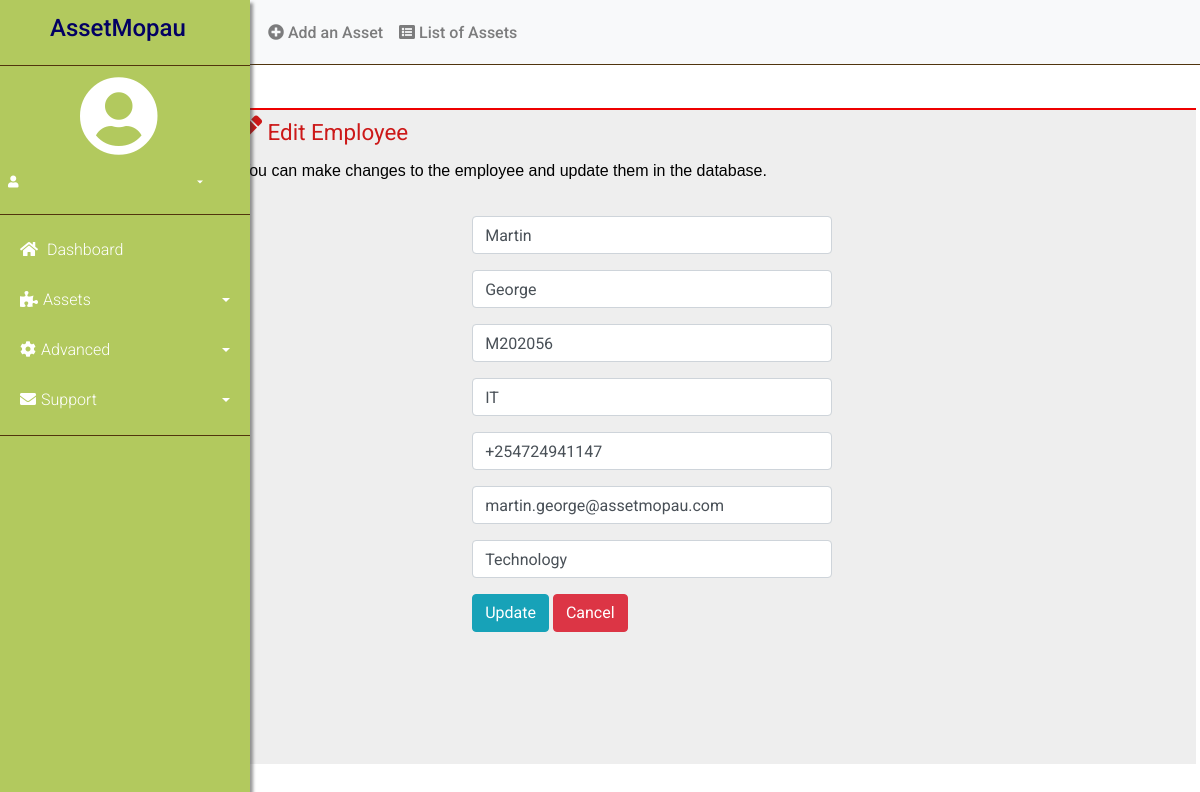
Screenshot of /personedit.php?id=3 with the database file from the repository.
### tables this page shows
CREATE TABLE `employee` (
  `id` int(11) NOT NULL,
  `fname` varchar(20) NOT NULL,
  `lname` varchar(20) NOT NULL,
  `empid` varchar(20) NOT NULL,
  `title` varchar(20) NOT NULL,
  `phone` varchar(20) NOT NULL,
  `email` varchar(50) NOT NULL,
  `department` varchar(20) NOT NULL,
  `Date Created` datetime NOT NULL DEFAULT current_timestamp()
);

### personedit.php (the view, shortened to what this page needs)
<?php
include "dash-include.php";
include "conn.php";
if(isset($_GET['id'])){
	$id = Mysqli_real_escape_string($con, $_GET['id']);
	$sql = "SELECT * FROM employee WHERE id=$id";
	$result = Mysqli_query ($con, $sql);
	$pizza = Mysqli_fetch_assoc($result);
}
?>
<!DOCTYPE html>
<html>
<head>
	<link rel="stylesheet" href="https://stackpath.bootstrapcdn.com/bootstrap/4.3.1/css/bootstrap.min.css">
	<link rel="stylesheet" href="https://use.fontawesome.com/releases/v5.7.2/css/all.css">
	<link rel="stylesheet" href="style.css">
	<link rel="stylesheet" href="dash.css">
	<link rel="stylesheet" href="person.css">
</head>
<body>
<div class="listcont">
	<div class="listtitleedit">
	<h3><i class="fas fa-pen"></i><small> Edit Employee</small></h3>
	</div><br>
	<div class="listinfoedit">
		<p><strong>You can make changes to the employee and update them in the database.</strong></p>
		</div>
		<br><br>
<?php if($pizza): ?>
<div class="listtbledit">
<form class="size" action="javascript:void(0)" id="ajax-form">
						  <div class="form-group">
							<input type="text" class="form-control" name="newfname" id="newfname" value="<?php echo htmlspecialchars($pizza['fname']); ?>">
						  </div>
						  <div class="form-group">
							<input type="text" class="form-control" name="newlname" id="newlname" value="<?php echo htmlspecialchars($pizza['lname']); ?>">
						  </div>
						  <div class="form-group">
							<input type="text" class="form-control" name="newempid" id="newempid" value="<?php echo htmlspecialchars($pizza['empid']); ?>">
						  </div>
						  <div class="form-group">
							<input type="text" class="form-control" name="newtitle" id="newtitle" value="<?php echo htmlspecialchars($pizza['title']); ?>">
						  </div>
						  <div class="form-group">
							<input type="text" class="form-control" name="newphone" id="newphone" value="<?php echo htmlspecialchars($pizza['phone']); ?>">
						  </div>
						  <div class="form-group">
							<input type="email" class="form-control" name="newemail" id="newemail" value="<?php echo htmlspecialchars($pizza['email']); ?>">
						  </div>
						  <div class="form-group">
							<input type="text" class="form-control" name="newdepartment" id="newdepartment" value="<?php echo htmlspecialchars($pizza['department']); ?>">
						  </div>
						<button type="submit" class="btn btn-info">Update</button>
						<a href="http://localhost/Inventory/persons.php"><input type="button" class="btn btn-danger" Value="Cancel"></button></a>
						</form>
</div>
</div>
<?php else: ?>
<?php endif; ?>
</body>
</html>

### style.css (style rules this page uses)
body { font-family: 'Roboto', sans-serif; font-size: 16px; font-weight: 300; color: #888; line-height: 30px; text-align: center; }
strong { font-weight: 500; }
a { color: #f35b3f; border-bottom: 1px dashed #; text-decoration: none; transition: all .3s; }

### person.css (style rules this page uses)
.listtitleedit { position:absolute; margin-left:0.5vw; margin-top:0.8vh; color:#cc1818; }
.listinfoedit { position:absolute; margin-left:1vw; margin-top:2vh; font-family:Arial, Helvetica, sans-serif; color:#000; }
.listtbledit { position:absolute; margin-left:20.35vw; color:#000; }
.size { width:30vw; }
.listcont { position:absolute; margin-left:19vw; margin-top:6vh; width:80.7vw; height:82vh; text-align:left; background-color:#eeeeee; border-top: 2px solid #ee0000; transition: all .3s; }

### rows the page displays
employee: newfname "Martin", newlname "George", newempid "M202056", newtitle "IT", newphone "+254724941147", newemail "martin.george@assetmopau.com", newdepartment "Technology"
